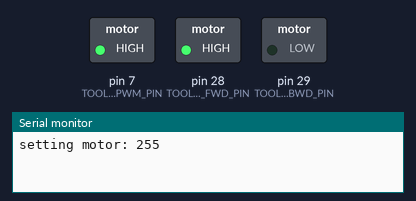
The sketch below on a simulated Arduino Mega 2560, built with avr-gcc and run on an emulated ATmega2560. On the bench: switched loads named in the sketch (green lamp = pin HIGH), the last lines printed to the serial monitor.

Above: at 2.5 s.
At 7.5 s:
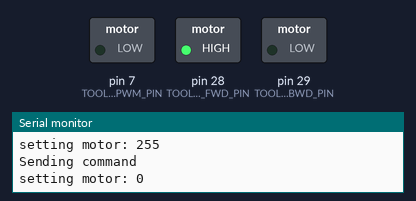
Timing chart, 0 to 13.0 s (numbered marks = the images above):
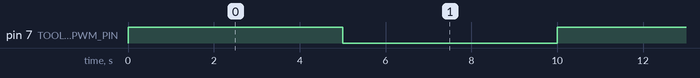

Measured:
- by itself, pin 7 (TOOL_MOTOR_PWM_PIN): alternates HIGH for 5.0 s and LOW for 5.0 s

The sketch:

tool_motor_test.ino
```cpp
#include "Settings.h"

#include "toolMotor.h"

void setup() {

  Serial.begin(9600);

  //Tool Motor
  pinMode(TOOL_MOTOR_PWM_PIN, OUTPUT);
  pinMode(TOOL_MOTOR_FWD_PIN, OUTPUT);
  pinMode(TOOL_MOTOR_BWD_PIN, OUTPUT);
  tool_motor_setup();

}

void loop() {
 delay(5000);
 Serial.println("Sending command");
 set_tool_motor(63);
}
```

toolMotor.cpp
```cpp
#include "arduino.h"
#include <Wire.h>
#include <Servo.h>

#include "toolMotor.h"
#include "Settings.h"

#define CHECK_BIT(var,pos) ((var) & (1<<(pos)))

int motor_speed = 0;
bool motor_direction_fwd = true;

void tool_motor_setup()
{
  set_tool_motor(0);
}

void set_direction()
{

  if (motor_direction_fwd)
  {

    digitalWrite(TOOL_MOTOR_FWD_PIN, HIGH);
    digitalWrite(TOOL_MOTOR_BWD_PIN, LOW);
  }
  else
  {

    digitalWrite(TOOL_MOTOR_FWD_PIN, LOW);
    digitalWrite(TOOL_MOTOR_BWD_PIN, HIGH);
  }
}

void set_tool_motor(unsigned char buttons)
{
  if (true/*CHECK_BIT(buttons, 3) *//* && debounce */)
  {
    if (motor_speed != FULL_SPEED)
    {
      motor_speed = FULL_SPEED;
    }
    else {
      motor_speed = OFF_SPEED;
    }
  }
  write_motor();
}

void write_motor()
{
  Serial.print("setting motor: ");
  Serial.println(motor_speed);
  analogWrite(TOOL_MOTOR_PWM_PIN, constrain(motor_speed, 0, 255));
  set_direction();
}
```

toolMotor.h
```cpp
#ifndef TOOLMOTOR_H
#define TOOLMOTOR_H

#define CHECK_BIT(var,pos) ((var) & (1<<(pos)))

#define FULL_SPEED 255
#define OFF_SPEED 0

void tool_motor_setup();

void set_direction();
void set_tool_motor(unsigned char);
void write_motor();

#endif
```

Settings.h
```cpp
#ifndef _SETTINGS_h
#define _SETTINGS_h

//---------------FEATURES:--------------------
//-- set true or false to enable or disable --
//--------------------------------------------
#define REPORT_PRESSURE false
#define REPORT_VOLTAGE false
#define REPORT_TEMPERATURE false
#define REPORT_ACCEL true
#define REPORT_DEPTH false
#define REPORT_YPR true
#define REPORT_AMPERAGE false

#define DEBUG true
//-- end features-----------------------------

//--Pinouts:---------------------------------
//Thrusters
#define MOTOR_A_PIN 8
#define MOTOR_B_PIN 9
#define MOTOR_C_PIN 10
#define MOTOR_D_PIN 11
#define MOTOR_E_PIN 12
#define MOTOR_F_PIN 13
// Cameras
#define CAMERA_SERVO_PIN 2
#define CAMERA_ENABLE_PIN 44
#define CAMERA_SEL_PIN_C 45
#define CAMERA_SEL_PIN_B 46
#define CAMERA_SEL_PIN_A 47

//--Settings--------------------------------
//Comms Baudrates
#define SERIAL_BAUD 19200
#define SERIAL3_BAUD 9600 // For the Tether
//Motors
#define MOTOR_A_DIR 1
#define MOTOR_B_DIR 1
#define MOTOR_C_DIR -1
#define MOTOR_D_DIR 1
#define MOTOR_E_DIR -1
#define MOTOR_F_DIR 1

#define TOOL_MOTOR_PWM_PIN 7
#define TOOL_MOTOR_FWD_PIN 28
#define TOOL_MOTOR_BWD_PIN 29

//#define MOTOR_INPUT_MIN 15 // Not yet implemented
#define MOTOR_JERK_MAX 50
/* crazy people use 80, og version used 20 */

//Cameras
#define NUM_CAMERAS 2
#define CAMERA_ENABLE true
#define CAMERA_ANGLE_DELTA 15

#endif
```
